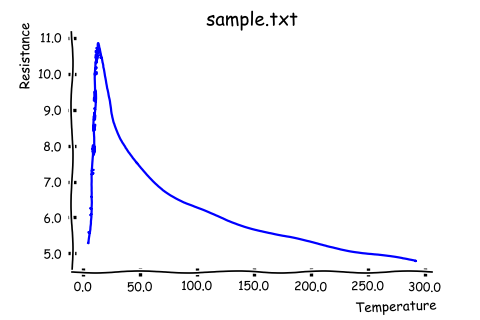

The Python source for this figure:
"""Customising a template for plotting."""
from Stoner import Data
from Stoner.plot.formats import SketchPlot
p=Data("sample.txt",setas="xy",template=SketchPlot)
p.plot()
